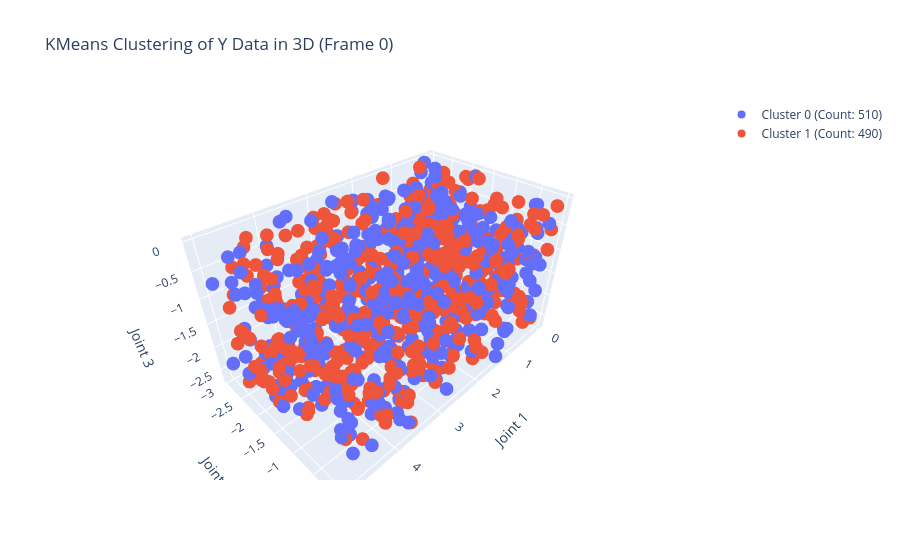
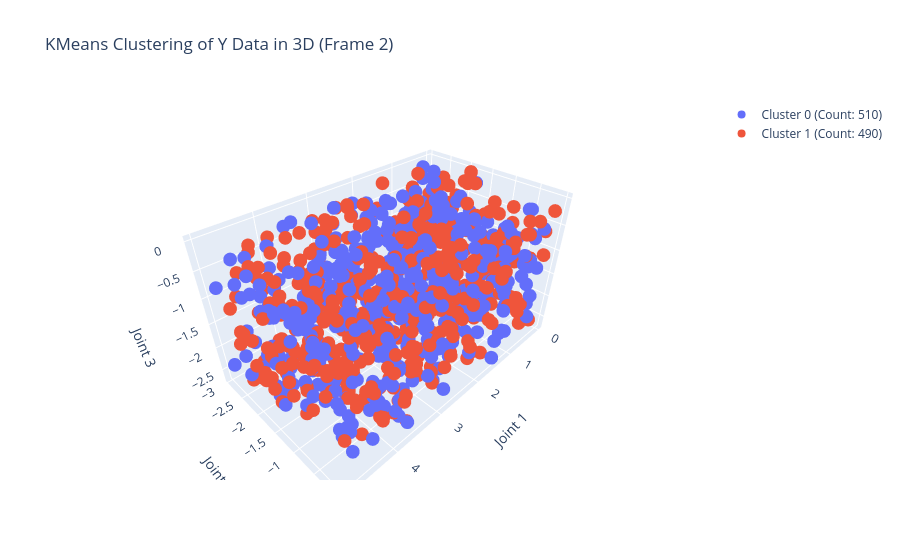
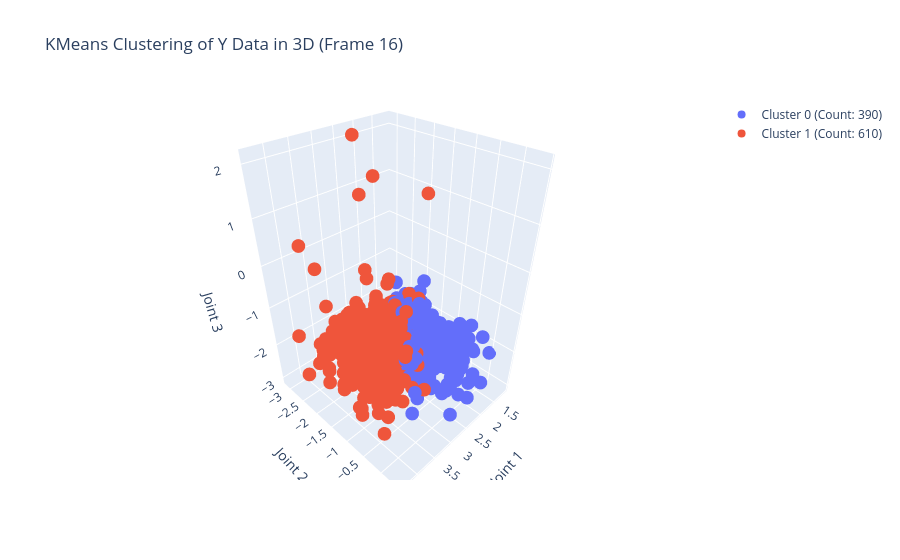
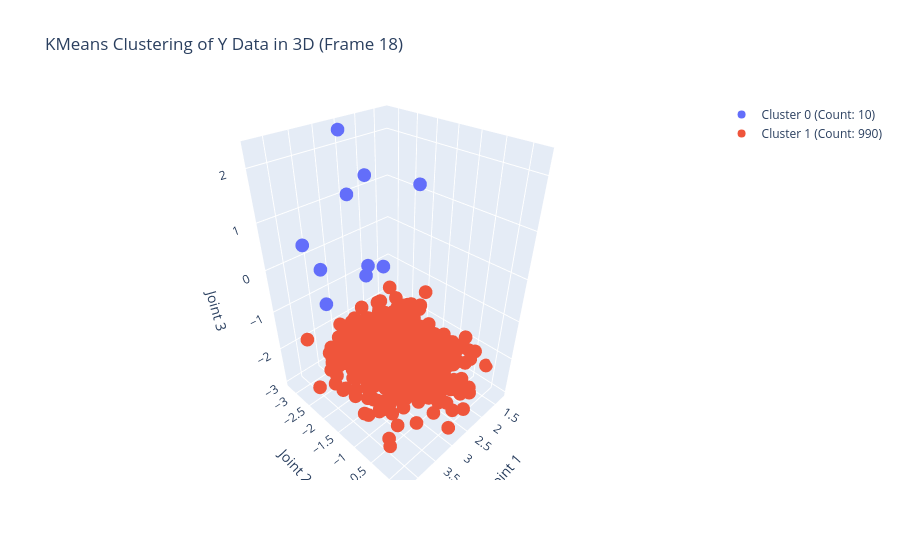

These figures' notebook cell, in order:
### Code cell
# mix data
plot_clusters(Y_left_sub, 0, 2, [1, 2, 3])

### Figure 1 — Plotly figure (JSON) as saved in the notebook; plotly's stock layout.template omitted (floating-point values rounded to 4 significant figures; data arrays with more than 128 entries replaced by an {"elided": "..."} marker saying what was removed)
{"data": [{"mode": "markers", "name": "Cluster 0 (Count: 510)", "type": "scatter3d", "x": {"elided": "510 float values"}, "y": {"elided": "510 float values"}, "z": {"elided": "510 float values"}}, {"mode": "markers", "name": "Cluster 1 (Count: 490)", "type": "scatter3d", "x": {"elided": "490 float values"}, "y": {"elided": "490 float values"}, "z": {"elided": "490 float values"}}], "layout": {"scene": {"xaxis": {"title": {"text": "Joint 1"}}, "yaxis": {"title": {"text": "Joint 2"}}, "zaxis": {"title": {"text": "Joint 3"}}}, "title": {"text": "KMeans Clustering of Y Data in 3D (Frame 0)"}}}

### Figure 2 — Plotly figure (JSON) as saved in the notebook; plotly's stock layout.template omitted (floating-point values rounded to 4 significant figures; data arrays with more than 128 entries replaced by an {"elided": "..."} marker saying what was removed)
{"data": [{"mode": "markers", "name": "Cluster 0 (Count: 510)", "type": "scatter3d", "x": {"elided": "510 float values"}, "y": {"elided": "510 float values"}, "z": {"elided": "510 float values"}}, {"mode": "markers", "name": "Cluster 1 (Count: 490)", "type": "scatter3d", "x": {"elided": "490 float values"}, "y": {"elided": "490 float values"}, "z": {"elided": "490 float values"}}], "layout": {"scene": {"xaxis": {"title": {"text": "Joint 1"}}, "yaxis": {"title": {"text": "Joint 2"}}, "zaxis": {"title": {"text": "Joint 3"}}}, "title": {"text": "KMeans Clustering of Y Data in 3D (Frame 2)"}}}

### Figure 3 — Plotly figure (JSON) as saved in the notebook; plotly's stock layout.template omitted (floating-point values rounded to 4 significant figures; data arrays with more than 128 entries replaced by an {"elided": "..."} marker saying what was removed)
{"data": [{"mode": "markers", "name": "Cluster 0 (Count: 390)", "type": "scatter3d", "x": {"elided": "390 float values"}, "y": {"elided": "390 float values"}, "z": {"elided": "390 float values"}}, {"mode": "markers", "name": "Cluster 1 (Count: 610)", "type": "scatter3d", "x": {"elided": "610 float values"}, "y": {"elided": "610 float values"}, "z": {"elided": "610 float values"}}], "layout": {"scene": {"xaxis": {"title": {"text": "Joint 1"}}, "yaxis": {"title": {"text": "Joint 2"}}, "zaxis": {"title": {"text": "Joint 3"}}}, "title": {"text": "KMeans Clustering of Y Data in 3D (Frame 16)"}}}

### Figure 4 — Plotly figure (JSON) as saved in the notebook; plotly's stock layout.template omitted (floating-point values rounded to 4 significant figures; data arrays with more than 128 entries replaced by an {"elided": "..."} marker saying what was removed)
{"data": [{"mode": "markers", "name": "Cluster 0 (Count: 10)", "type": "scatter3d", "x": [2.636, 2.407, 3.332, 3.594, 2.399, 2.226, 2.54, 3.815, 1.39, 2.086], "y": [-2.95, -2.667, -3.085, -3.229, -2.672, -2.95, -3.206, -2.3, -2.167, -2.528], "z": [1.126, 1.528, -0.348, 0.271, -0.482, -0.9451, 2.283, -0.5547, 1.197, -0.5791]}, {"mode": "markers", "name": "Cluster 1 (Count: 990)", "type": "scatter3d", "x": {"elided": "990 float values"}, "y": {"elided": "990 float values"}, "z": {"elided": "990 float values"}}], "layout": {"scene": {"xaxis": {"title": {"text": "Joint 1"}}, "yaxis": {"title": {"text": "Joint 2"}}, "zaxis": {"title": {"text": "Joint 3"}}}, "title": {"text": "KMeans Clustering of Y Data in 3D (Frame 18)"}}}
